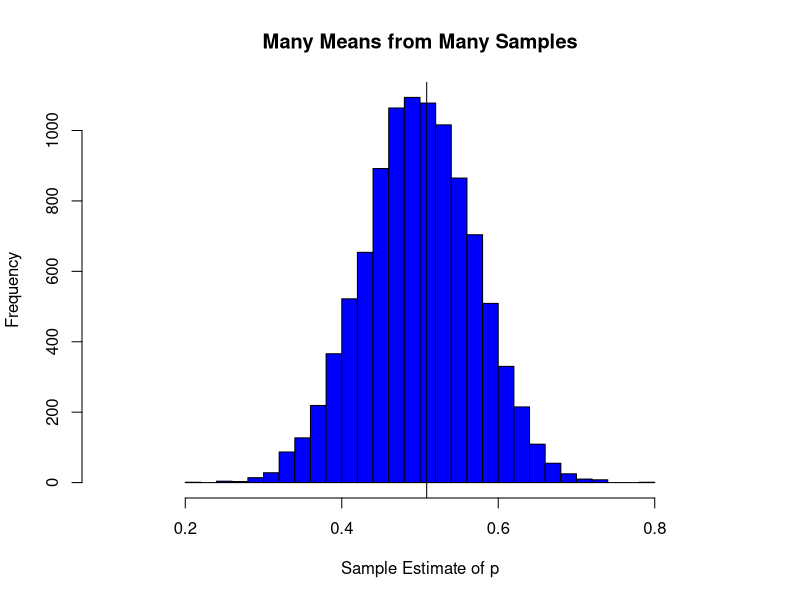

R code for this plot:
#Creating a Population
set.seed(525156)
poplec <- rep(0:1, c(490000, 510000))

#Sampling 50 from the Population

samp50 <- sample(poplec, 50, replace=TRUE)

samp50

mean(samp50)

#Generate a 100000 samples of size 50 from the population
set.seed(6788)
resample <- c()

for(i in 1:10000) resample[i]=mean(sample(poplec, 50))

#Creating the mean of the sampling distribution 

sampledistmean<-mean(resample)

#A Histogram of the Means

hist(resample, br=25, xlim=c(.1,.9), 
     xlab="Sample Estimate of p", 
     ylab="Frequency", 
     main="Many Means from Many Samples", col="blue") 

abline(v = sampledistmean)

#Increasing sample sizes

#Creating a Population
set.seed(525156)
poplec <- rep(0:1, c(490000, 510000))

#Sampling 50 from the Population

samp50 <- sample(poplec, 50, replace=TRUE)

samp50

mean(samp50)

#Sampling 100 from the Population 


samp100 <- sample(poplec, 100, replace=TRUE)

samp100

mean(samp100)

#Sampling 500 from the Population 


samp500 <- sample(poplec, 500, replace=TRUE)

samp500

mean(samp500)

